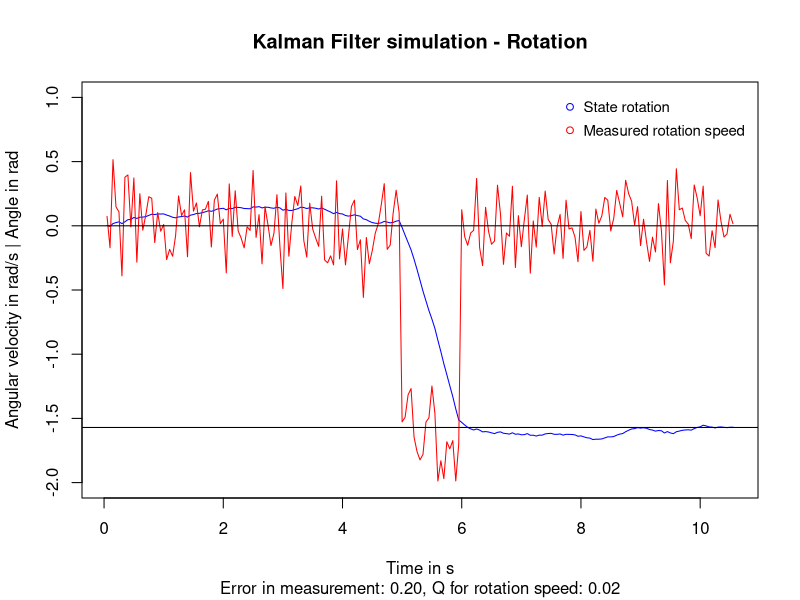

This chart was generated by the following R code:
data <- read.table(
    "./2d_filter/plotting/c_out.txt",
    header = TRUE,
    sep = ",",
    dec = ".")

png(
    filename =
    "./2d_filter/images/plot_rot.png"
)

plot(
    data$Time, data$Rot,
    ylim = c(-2, 1),
    col = "blue",
    type = "l",
    xlab = "Time in s",
    ylab = "Angular velocity in rad/s | Angle in rad",
    main = "Kalman Filter simulation - Rotation",
    sub = sprintf("Error in measurement: %1.2f, Q for rotation speed: %1.2f", data[1, "RotError"], data[1, "Q_rot"])
)
lines(data$Time, data$MeasRot, col = "red")
abline(h = 0)
abline(h = -1.570796)

legend("topright",
        inset = 0.01,
        cex = 0.9,
        bty = "n",
        y.intersp = 1.3,
        legend = c("State rotation", "Measured rotation speed"),
        col = c("blue", "red"),
        pch = c(1, 1))

dev.off()